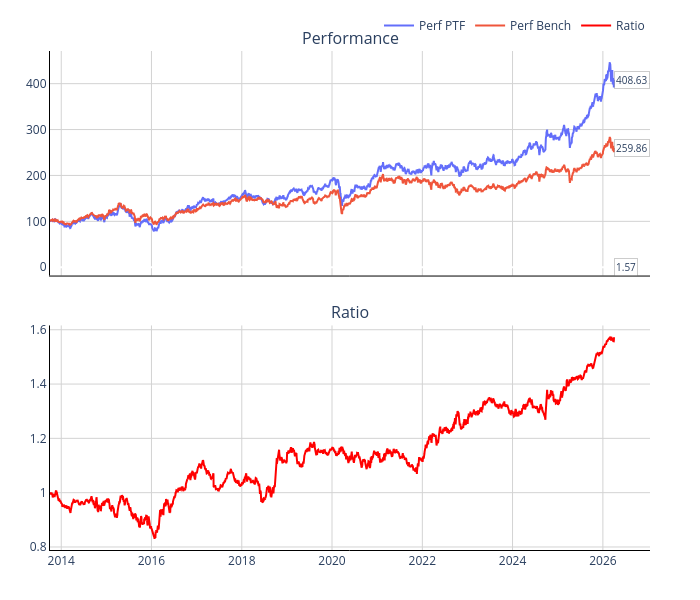

Notebook cell for this chart:
### Code cell
################ EM ################
# 先运行上方定义 run_ptf_backtest 的单元格。country_sector_optimize=True 需 pip install cvxpy

builder_EM = run_ptf_backtest(
    name="EM",
    bench="MSCI EM",
    percentile=0.2,
    esg_exclusion=0.2,
    ptf_name="ML EM Q1",
    ponderation="Market cap",
    cap_weight_threshold=None,
    cut_mkt_cap=2000,
    liste_noire=None,
    score_neutral="ICB 19",
    weight_neutral="ICB 19",
    # sector_neutral=True,
    start_date_floor="2010-07-31",
    top_mandatory_by_country=True,
    top_mandatory=2,
    country_sector_optimize=True,
)

### Figure 1 — Plotly figure (JSON) as saved in the notebook; plotly's stock layout.template omitted (floating-point values rounded to 4 significant figures; data arrays with more than 128 entries replaced by an {"elided": "..."} marker saying what was removed)
{"data": [{"line": {"width": 2}, "mode": "lines", "name": "Perf PTF", "type": "scatter", "x": {"elided": "3203 str values"}, "xaxis": "x", "y": {"elided": "3203 float values"}, "yaxis": "y"}, {"line": {"width": 2}, "mode": "lines", "name": "Perf Bench", "type": "scatter", "x": {"elided": "3203 str values"}, "xaxis": "x", "y": {"elided": "3203 float values"}, "yaxis": "y"}, {"line": {"color": "red", "width": 2}, "mode": "lines", "name": "Ratio", "type": "scatter", "x": {"elided": "3203 str values"}, "xaxis": "x2", "y": {"elided": "3203 float values"}, "yaxis": "y2"}], "layout": {"annotations": [{"font": {"size": 16}, "showarrow": false, "text": "Performance", "x": 0.5, "xanchor": "center", "xref": "paper", "y": 1, "yanchor": "bottom", "yref": "paper"}, {"font": {"size": 16}, "showarrow": false, "text": "Ratio", "x": 0.5, "xanchor": "center", "xref": "paper", "y": 0.45, "yanchor": "bottom", "yref": "paper"}, {"bgcolor": "rgba(255,255,255,0.8)", "bordercolor": "rgba(0,0,0,0.2)", "borderwidth": 1, "font": {"size": 10}, "showarrow": false, "text": "408.63", "x": "2026-04-01T00:00:00", "xanchor": "left", "y": 408.6}, {"bgcolor": "rgba(255,255,255,0.8)", "bordercolor": "rgba(0,0,0,0.2)", "borderwidth": 1, "font": {"size": 10}, "showarrow": false, "text": "259.86", "x": "2026-04-01T00:00:00", "xanchor": "left", "y": 259.9}, {"bgcolor": "rgba(255,255,255,0.8)", "bordercolor": "rgba(0,0,0,0.2)", "borderwidth": 1, "font": {"size": 10}, "showarrow": false, "text": "1.57", "x": "2026-04-01T00:00:00", "xanchor": "left", "y": 1.572}], "height": 600, "legend": {"orientation": "h", "x": 1, "xanchor": "right", "y": 1.02, "yanchor": "bottom"}, "margin": {"b": 50, "l": 50, "r": 50, "t": 50}, "paper_bgcolor": "white", "plot_bgcolor": "white", "showlegend": true, "title": {"text": ""}, "width": 700, "xaxis": {"anchor": "y", "domain": [0, 1], "gridcolor": "lightgray", "gridwidth": 1, "linecolor": "black", "linewidth": 1, "matches": "x2", "showgrid": true, "showline": true, "showticklabels": false}, "xaxis2": {"anchor": "y2", "domain": [0, 1], "gridcolor": "lightgray", "gridwidth": 1, "linecolor": "black", "linewidth": 1, "showgrid": true, "showline": true}, "yaxis": {"anchor": "x", "domain": [0.55, 1], "gridcolor": "lightgray", "gridwidth": 1, "linecolor": "black", "linewidth": 1, "showgrid": true, "showline": true}, "yaxis2": {"anchor": "x2", "domain": [0, 0.45], "gridcolor": "lightgray", "gridwidth": 1, "linecolor": "black", "linewidth": 1, "showgrid": true, "showline": true}}}
